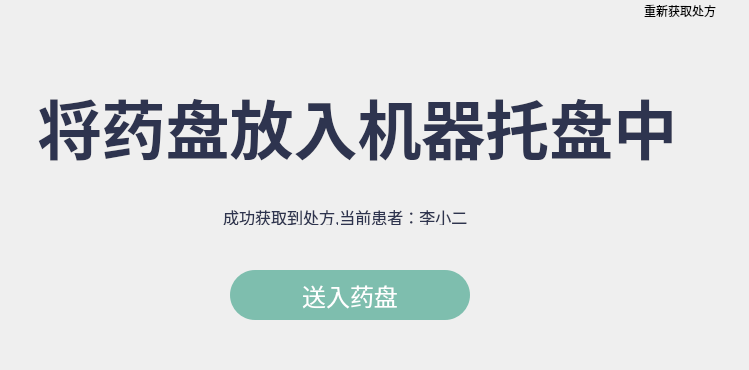
      <widget class="QWidget" name="put_pan_in_page">
       <widget class="QLabel" name="guide_msg_2">
        <property name="enabled">
         <bool>true</bool>
        </property>
        <property name="geometry">
         <rect>
          <x>-3</x>
          <y>60</y>
          <width>721</width>
          <height>131</height>
         </rect>
        </property>
        <property name="styleSheet">
         <string notr="true">QLabel
{
color: #2E344F;
text-align: center;
font-family: &quot;Source Han Sans SC&quot;;
font-size: 64px;
font-style: normal;
font-weight: 700;
line-height: normal;
}</string>
        </property>
        <property name="frameShape">
         <enum>QFrame::NoFrame</enum>
        </property>
        <property name="lineWidth">
         <number>1</number>
        </property>
        <property name="text">
         <string>将药盘放入机器托盘中</string>
        </property>
        <property name="textFormat">
         <enum>Qt::AutoText</enum>
        </property>
        <property name="alignment">
         <set>Qt::AlignCenter</set>
        </property>
       </widget>
       <widget class="QLabel" name="get_prescription_msg">
        <property name="geometry">
         <rect>
          <x>223</x>
          <y>209</y>
          <width>501</width>
          <height>16</height>
         </rect>
        </property>
        <property name="styleSheet">
         <string notr="true">QLabel
{
color: #2E344F;
font-family: &quot;Source Han Sans SC&quot;;
font-size: 16px;
font-style: normal;
font-weight: 400;
line-height: normal;
}</string>
        </property>
        <property name="text">
         <string>成功获取到处方,当前患者：李小二</string>
        </property>
        <property name="alignment">
         <set>Qt::AlignLeading|Qt::AlignLeft|Qt::AlignVCenter</set>
        </property>
       </widget>
       <widget class="QPushButton" name="send_plate_in_button">
        <property name="geometry">
         <rect>
          <x>230</x>
          <y>270</y>
          <width>240</width>
          <height>50</height>
         </rect>
        </property>
        <property name="cursor">
         <cursorShape>PointingHandCursor</cursorShape>
        </property>
        <property name="layoutDirection">
         <enum>Qt::LeftToRight</enum>
        </property>
        <property name="styleSheet">
         <string notr="true">QPushButton {
	border-radius: 25px;
	background: #7EBEAE;
    border: none;
    color: #FFF;
    font-size: 24px;
    font-weight: 400;
    padding: 10px;
}

QPushButton:hover {
    background-color: #66A696;
}

QPushButton:pressed {
    background-color: #7EBEAE;
}</string>
        </property>
        <property name="text">
         <string>送入药盘</string>
        </property>
       </widget>
       <widget class="QLabel" name="check_mark_2">
        <property name="geometry">
         <rect>
          <x>200</x>
          <y>210</y>
          <width>16</width>
          <height>16</height>
         </rect>
        </property>
        <property name="text">
         <string/>
        </property>
        <property name="pixmap">
         <pixmap>imgs/green_check_mark.png</pixmap>
        </property>
        <property name="scaledContents">
         <bool>true</bool>
        </property>
        <property name="alignment">
         <set>Qt::AlignCenter</set>
        </property>
       </widget>
       <widget class="QPushButton" name="refresh_rfid_button">
        <property name="geometry">
         <rect>
          <x>716</x>
          <y>-1</y>
          <width>24</width>
          <height>24</height>
         </rect>
        </property>
        <property name="styleSheet">
         <string notr="true">QPushButton {
    border: none;
    background-color: transparent;
    outline: none;
}

QPushButton:hover {
    background-color: rgba(200, 200, 200, 50);
    border-radius: 5px;
}

QPushButton:pressed {
    background-color: rgba(150, 150, 150, 100);
}</string>
        </property>
        <property name="text">
         <string/>
        </property>
        <property name="icon">
         <iconset>
          <normaloff>imgs/refresh.png</normaloff>imgs/refresh.png</iconset>
        </property>
        <property name="iconSize">
         <size>
          <width>20</width>
          <height>20</height>
         </size>
        </property>
       </widget>
       <widget class="QLabel" name="refresh_rfid_msg">
        <property name="geometry">
         <rect>
          <x>644</x>
          <y>0</y>
          <width>81</width>
          <height>21</height>
         </rect>
        </property>
        <property name="styleSheet">
         <string notr="true">QLabel
{
color: #000;

/* 三级标题 */
font-family: &quot;Source Han Sans SC&quot;;
font-size: 12px;
font-style: normal;
font-weight: 400;
line-height: normal;
}</string>
        </property>
        <property name="text">
         <string>重新获取处方</string>
        </property>
       </widget>
       <widget class="QLabel" name="pan_img">
        <property name="geometry">
         <rect>
          <x>170</x>
          <y>220</y>
          <width>321</width>
          <height>141</height>
         </rect>
        </property>
        <property name="text">
         <string/>
        </property>
        <property name="pixmap">
         <pixmap>imgs/green_pan.png</pixmap>
        </property>
        <property name="alignment">
         <set>Qt::AlignCenter</set>
        </property>
       </widget>
       <widget class="QLabel" name="green_arrow">
        <property name="geometry">
         <rect>
          <x>460</x>
          <y>210</y>
          <width>121</width>
          <height>141</height>
         </rect>
        </property>
        <property name="text">
         <string/>
        </property>
        <property name="pixmap">
         <pixmap>imgs/green_arrow.png</pixmap>
        </property>
        <property name="alignment">
         <set>Qt::AlignCenter</set>
        </property>
       </widget>
       <widget class="QLabel" name="error_mark_2">
        <property name="geometry">
         <rect>
          <x>200</x>
          <y>210</y>
          <width>16</width>
          <height>16</height>
         </rect>
        </property>
        <property name="text">
         <string/>
        </property>
        <property name="pixmap">
         <pixmap>imgs/red_error_mark.png</pixmap>
        </property>
        <property name="scaledContents">
         <bool>true</bool>
        </property>
        <property name="alignment">
         <set>Qt::AlignCenter</set>
        </property>
       </widget>
      </widget>
